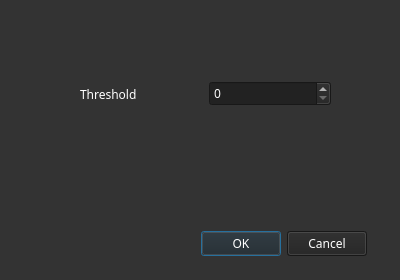
<?xml version="1.0" encoding="UTF-8"?>
<ui version="4.0">
 <class>DialogGlobalThreshold</class>
 <widget class="QDialog" name="DialogGlobalThreshold">
  <property name="geometry">
   <rect>
    <x>0</x>
    <y>0</y>
    <width>400</width>
    <height>280</height>
   </rect>
  </property>
  <property name="maximumSize">
   <size>
    <width>400</width>
    <height>280</height>
   </size>
  </property>
  <property name="windowTitle">
   <string>Dialog</string>
  </property>
  <property name="styleSheet">
   <string notr="true">background: rgb(51, 51,51);
color: rgb(255, 255, 255);

font-family: century gothic;</string>
  </property>
  <widget class="QDialogButtonBox" name="buttonBox">
   <property name="geometry">
    <rect>
     <x>200</x>
     <y>230</y>
     <width>167</width>
     <height>27</height>
    </rect>
   </property>
   <property name="styleSheet">
    <string notr="true">background-color: rgb(34, 34, 34);</string>
   </property>
   <property name="orientation">
    <enum>Qt::Horizontal</enum>
   </property>
   <property name="standardButtons">
    <set>QDialogButtonBox::Cancel|QDialogButtonBox::Ok</set>
   </property>
  </widget>
  <widget class="QWidget" name="layoutWidget">
   <property name="geometry">
    <rect>
     <x>80</x>
     <y>80</y>
     <width>251</width>
     <height>28</height>
    </rect>
   </property>
   <layout class="QHBoxLayout" name="horizontalLayout">
    <item>
     <widget class="QLabel" name="thresholdLabel">
      <property name="text">
       <string>Threshold</string>
      </property>
     </widget>
    </item>
    <item>
     <widget class="QSpinBox" name="thresholdInput">
      <property name="styleSheet">
       <string notr="true">background-color: rgb(34, 34, 34);</string>
      </property>
     </widget>
    </item>
   </layout>
  </widget>
 </widget>
 <resources/>
 <connections>
  <connection>
   <sender>buttonBox</sender>
   <signal>accepted()</signal>
   <receiver>DialogGlobalThreshold</receiver>
   <slot>accept()</slot>
   <hints>
    <hint type="sourcelabel">
     <x>248</x>
     <y>254</y>
    </hint>
    <hint type="destinationlabel">
     <x>157</x>
     <y>274</y>
    </hint>
   </hints>
  </connection>
  <connection>
   <sender>buttonBox</sender>
   <signal>rejected()</signal>
   <receiver>DialogGlobalThreshold</receiver>
   <slot>reject()</slot>
   <hints>
    <hint type="sourcelabel">
     <x>316</x>
     <y>260</y>
    </hint>
    <hint type="destinationlabel">
     <x>286</x>
     <y>274</y>
    </hint>
   </hints>
  </connection>
 </connections>
</ui>
